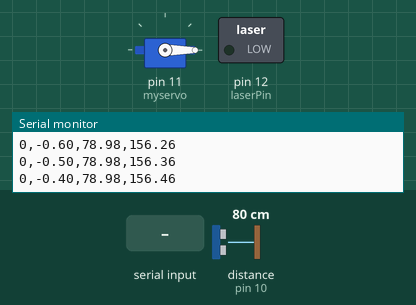
A sketch run on a simulated Arduino Uno, built with avr-gcc and run on an emulated ATmega328P. Shown: servo, switched loads named in the sketch (green lamp = pin HIGH), the last lines printed to the serial monitor. Wiring (inferred from the names in the program): ultrasonic range finder: trigger pin 9; echo pin 10. Dashed ring = blinking. Inputs (shaded band) come from the test bench; at power-on: distance to the obstacle (sensor on pin 10) 80 cm. The echo pulse lasts 58.3 µs per cm; pins used as bus, display or sensor lines are not drawn.

Above: at 1.2 s.
1.3 s: distance to the obstacle (sensor on pin 10) set to 53 cm
2.8 s: distance to the obstacle (sensor on pin 10) set to 48 cm
At 3.4 s:
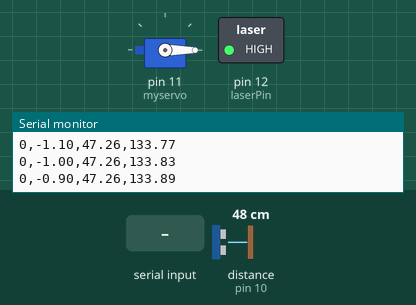
5.8 s: "90,45\n" received over Serial
At 7.4 s:
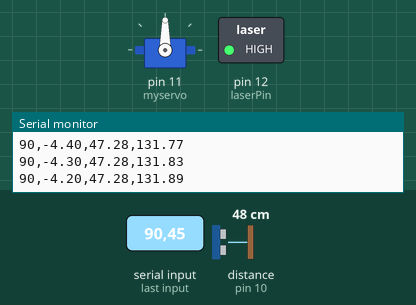
8.3 s: "30,150\n" received over Serial
At 9.8 s:
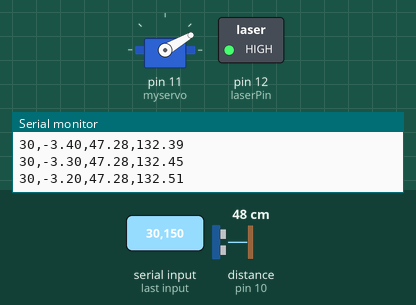
11.3 s: "MANUAL\n" received over Serial
12.9 s: "90\n" received over Serial
At 14.6 s:
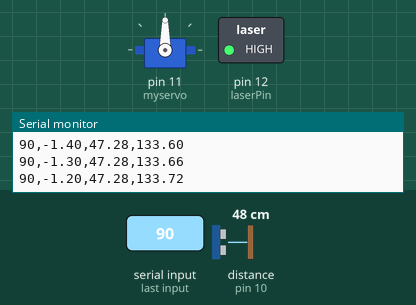
Timing chart, 0 to 16.9 s (numbered marks = the images above; inputs shaded):
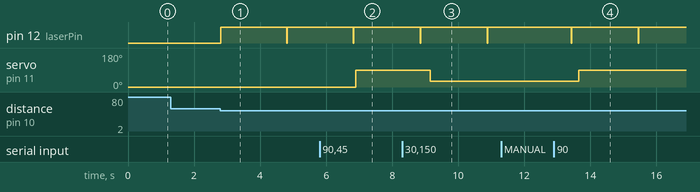

The sketch:

radarSystemFinal.ino
```cpp
#include <Servo.h>
#include <math.h>

// Servo
Servo myservo;

// HC-SR04 ultrasonic sensor
const int trigPin = 9;
const int echoPin = 10;

// Laser
const int laserPin = 12;

long duration;
float distance;
int servoSetting;
bool servoIncreasing = true;

const float MAX_DETECTION_RANGE = 200.0;
const float LASER_ACTIVATION_MIN_RANGE = 1.0;
const float LASER_ACTIVATION_MAX_RANGE = 50.0;

// Ketinggian sensor dari tanah (dalam cm)
const float SENSOR_HEIGHT = 101.0;
// Sudut kemiringan sensor HC-SR04 (dalam derajat)
const float SENSOR_TILT = 45.0;
// Sudut bukaan sensor HC-SR04 (dalam derajat)
const float SENSOR_BEAM_ANGLE = 15.0;
// Langkah sudut untuk pengukuran (dalam derajat)
const float ANGLE_STEP = 0.1;

bool laserActive = false;
unsigned long laserStartTime = 0;
bool autoMode = false;
bool servoStopped = false;

void setup() {
  Serial.begin(115200);
  Serial.println("Radar System");

  myservo.attach(11);
  myservo.write(0);

  pinMode(trigPin, OUTPUT);
  pinMode(echoPin, INPUT);

  pinMode(laserPin, OUTPUT);
  digitalWrite(laserPin, LOW);
}

void loop() {
  for (float angle = -SENSOR_BEAM_ANGLE/2; angle <= SENSOR_BEAM_ANGLE/2; angle += ANGLE_STEP) {
    distance = getDistance();
    float height = calculateHeight(distance, angle);
    outputData(angle, distance, height);

    if (distance >= LASER_ACTIVATION_MIN_RANGE && distance <= LASER_ACTIVATION_MAX_RANGE && !laserActive) {
      activateLaser();
      servoStopped = true;
    } else if (laserActive && (millis() - laserStartTime >= 2000)) {
      deactivateLaser();
      servoStopped = false;
    }

    if (!laserActive && !servoStopped && autoMode) {
      updateServoAuto();
    }

    delay(10); // Kecil delay untuk stabilitas
  }

  readSerialCommand();
}

float getDistance() {
  digitalWrite(trigPin, LOW);
  delayMicroseconds(2);
  digitalWrite(trigPin, HIGH);
  delayMicroseconds(10);
  digitalWrite(trigPin, LOW);
  duration = pulseIn(echoPin, HIGH);
  float measuredDistance = duration * 0.034 / 2;

  if (measuredDistance > MAX_DETECTION_RANGE) {
    measuredDistance = 0;
  }
  return measuredDistance;
}

float calculateHeight(float distance, float angle) {
  if (distance == 0) return 0;

  float angleRad = radians(angle);
  float sensorTiltRad = radians(SENSOR_TILT);

  // Menghitung ketinggian relatif terhadap sensor
  float relativeHeight = distance * sin(sensorTiltRad + angleRad);

  // Menghitung ketinggian total dari tanah
  float totalHeight = SENSOR_HEIGHT + relativeHeight;

  return totalHeight;
}

void outputData(float angle, float distance, float height) {
  Serial.print(servoSetting);
  Serial.print(",");
  Serial.print(angle);
  Serial.print(",");
  Serial.print(distance);
  Serial.print(",");
  Serial.println(height);
}

void activateLaser() {
  laserActive = true;
  laserStartTime = millis();
  digitalWrite(laserPin, HIGH);
  Serial.println("LASER_ACTIVATED");
}

void deactivateLaser() {
  laserActive = false;
  digitalWrite(laserPin, LOW);
  Serial.println("LASER_DEACTIVATED");
}

void readSerialCommand() {
  if (Serial.available() > 0) {
    String command = Serial.readStringUntil('\n');
    command.trim();

    if (command == "AUTO") {
      autoMode = true;
      laserActive = false;
      digitalWrite(laserPin, LOW);
    } else if (command == "MANUAL") {
      autoMode = false;
      laserActive = false;
      digitalWrite(laserPin, LOW);
    } else {
      int angle = command.toInt();
      if (angle >= 0 && angle <= 180 && !autoMode) {
        myservo.write(angle);
        servoSetting = angle;
      }
    }
  }
}

void updateServoAuto() {
  if (servoIncreasing) {
    servoSetting += 1;
    if (servoSetting >= 180) {
      servoSetting = 180;
      servoIncreasing = false;
    }
  } else {
    servoSetting -= 1;
    if (servoSetting <= 0) {
      servoSetting = 0;
      servoIncreasing = true;
    }
  }
  myservo.write(servoSetting);
}
```

Measured:
- the behaviour switches between 51 and 50 cm on distance to the obstacle (sensor on pin 10) (found by bisection; images 0 and 1)
- after the input at 2.8 s, pin 12 (laserPin): LOW → HIGH at once, → LOW 2.0 s later, → HIGH 0.02 s later
- after the input at 5.8 s, servo on pin 11 (myservo): 0° → 90° after 1.1 s
- after the input at 8.3 s, servo on pin 11 (myservo): 90° → 30° after 0.85 s
- after the input at 12.9 s, servo on pin 11 (myservo): 30° → 90° after 0.76 s
